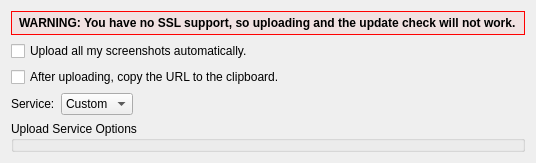
     <widget class="QWidget" name="uploadTab">
      <attribute name="title">
       <string>Upload</string>
      </attribute>
      <layout class="QVBoxLayout" name="verticalLayout_12">
       <item>
        <widget class="QLabel" name="uploadSslWarningLabel">
         <property name="font">
          <font>
           <weight>75</weight>
           <bold>true</bold>
          </font>
         </property>
         <property name="styleSheet">
          <string notr="true">QLabel { padding: 4px; border: 1px solid red; background-color: rgba(248, 182, 182, 60); }</string>
         </property>
         <property name="text">
          <string>WARNING: You have no SSL support, so uploading and the update check will not work.</string>
         </property>
        </widget>
       </item>
       <item>
        <widget class="QCheckBox" name="uploadCheckBox">
         <property name="text">
          <string>Upload all my screenshots automatically.</string>
         </property>
        </widget>
       </item>
       <item>
        <widget class="QCheckBox" name="urlClipboardCheckBox">
         <property name="whatsThis">
          <string>After uploading, Lightscreen will put the resulting image URL in your clipboard.

Warning: Cannot be used in tandem with the &quot;Copy screenshot to clipboard&quot; option.</string>
         </property>
         <property name="text">
          <string>After uploading, copy the URL to the clipboard.</string>
         </property>
        </widget>
       </item>
       <item>
        <layout class="QHBoxLayout" name="horizontalLayout">
         <item>
          <widget class="QLabel" name="uploadServiceLabel">
           <property name="text">
            <string>Service:</string>
           </property>
          </widget>
         </item>
         <item>
          <widget class="QComboBox" name="uploadServiceComboBox">
           <item>
            <property name="text">
             <string>Custom</string>
            </property>
           </item>
          </widget>
         </item>
         <item>
          <spacer name="horizontalSpacer_7">
           <property name="orientation">
            <enum>Qt::Horizontal</enum>
           </property>
           <property name="sizeHint" stdset="0">
            <size>
             <width>40</width>
             <height>20</height>
            </size>
           </property>
          </spacer>
         </item>
        </layout>
       </item>
       <item>
        <widget class="QGroupBox" name="uploadServiceOptionsGroupBox">
         <property name="title">
          <string>Upload Service Options</string>
         </property>
         <layout class="QVBoxLayout" name="verticalLayout_11">
          <property name="spacing">
           <number>2</number>
          </property>
          <property name="leftMargin">
           <number>4</number>
          </property>
          <property name="topMargin">
           <number>4</number>
          </property>
          <property name="rightMargin">
           <number>4</number>
          </property>
          <property name="bottomMargin">
           <number>4</number>
          </property>
          <item>
           <widget class="QStackedWidget" name="uploadServiceStackWidget">
            <property name="currentIndex">
             <number>0</number>
            </property>
            <widget class="QWidget" name="page_2">
             <layout class="QVBoxLayout" name="verticalLayout_14">
              <property name="spacing">
               <number>0</number>
              </property>
              <property name="leftMargin">
               <number>0</number>
              </property>
              <property name="topMargin">
               <number>0</number>
              </property>
              <property name="rightMargin">
               <number>0</number>
              </property>
              <property name="bottomMargin">
               <number>0</number>
              </property>
              <item>
               <widget class="UploaderOptionsWidget" name="uploaderOptions" native="true"/>
              </item>
             </layout>
            </widget>
           </widget>
          </item>
         </layout>
        </widget>
       </item>
      </layout>
     </widget>
